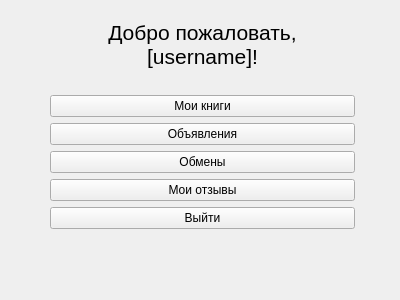
<?xml version="1.0" encoding="UTF-8"?>
<ui version="4.0">
 <class>UserMenu</class>
 <widget class="QMainWindow" name="UserMenu">
  <property name="geometry">
   <rect>
    <x>0</x>
    <y>0</y>
    <width>400</width>
    <height>300</height>
   </rect>
  </property>
  <property name="windowTitle">
   <string>Меню пользователя</string>
  </property>
  <widget class="QWidget" name="centralwidget">
   <widget class="QWidget" name="verticalLayoutWidget">
    <property name="geometry">
     <rect>
      <x>0</x>
      <y>0</y>
      <width>405</width>
      <height>279</height>
     </rect>
    </property>
    <layout class="QVBoxLayout" name="vlMenu">
     <property name="leftMargin">
      <number>50</number>
     </property>
     <property name="rightMargin">
      <number>50</number>
     </property>
     <property name="bottomMargin">
      <number>50</number>
     </property>
     <item>
      <widget class="QLabel" name="welcome">
       <property name="font">
        <font>
         <pointsize>16</pointsize>
         <kerning>true</kerning>
        </font>
       </property>
       <property name="text">
        <string>Добро пожаловать, [username]!</string>
       </property>
       <property name="alignment">
        <set>Qt::AlignmentFlag::AlignCenter</set>
       </property>
       <property name="wordWrap">
        <bool>true</bool>
       </property>
      </widget>
     </item>
     <item>
      <widget class="QPushButton" name="btnMyBooks">
       <property name="text">
        <string>Мои книги</string>
       </property>
      </widget>
     </item>
     <item>
      <widget class="QPushButton" name="btnOffers">
       <property name="text">
        <string>Объявления</string>
       </property>
      </widget>
     </item>
     <item>
      <widget class="QPushButton" name="btnSwaps">
       <property name="text">
        <string>Обмены</string>
       </property>
      </widget>
     </item>
     <item>
      <widget class="QPushButton" name="btnMyReviews">
       <property name="text">
        <string>Мои отзывы</string>
       </property>
      </widget>
     </item>
     <item>
      <widget class="QPushButton" name="btnExit">
       <property name="text">
        <string>Выйти</string>
       </property>
      </widget>
     </item>
    </layout>
   </widget>
  </widget>
  <widget class="QMenuBar" name="menubar">
   <property name="geometry">
    <rect>
     <x>0</x>
     <y>0</y>
     <width>400</width>
     <height>25</height>
    </rect>
   </property>
  </widget>
 </widget>
 <resources/>
 <connections/>
</ui>
